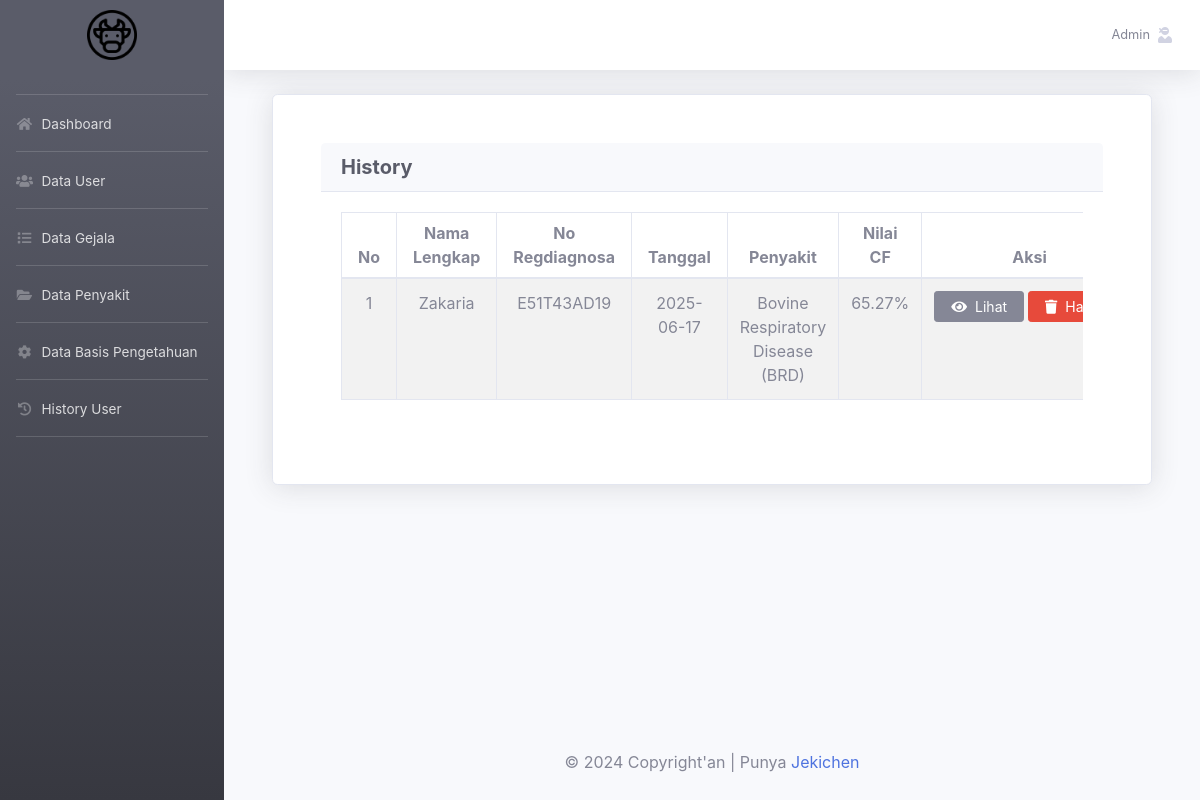
Screenshot of /admin/history.php (signed in) with the database file from the repository.
### tables this page shows
CREATE TABLE `tbl_hasil` (
  `id_hasil` int(11) NOT NULL,
  `id_akun` int(11) NOT NULL,
  `id_penyakit` int(11) DEFAULT NULL,
  `no_regdiagnosa` char(10) NOT NULL,
  `tgl_diagnosa` date NOT NULL,
  `nilai_cf` double NOT NULL,
  `status_simpan` int(11) DEFAULT 0
);

CREATE TABLE `tbl_akun` (
  `id_akun` int(11) NOT NULL,
  `nama_lengkap` varchar(100) NOT NULL,
  `username` varchar(50) NOT NULL,
  `password` varchar(255) NOT NULL,
  `role` enum('admin','user') NOT NULL,
  `dibuat` timestamp NOT NULL DEFAULT current_timestamp()
);

CREATE TABLE `tbl_penyakit` (
  `id_penyakit` int(11) NOT NULL,
  `nama_penyakit` varchar(100) NOT NULL,
  `keterangan` text DEFAULT NULL,
  `solusi` text DEFAULT NULL,
  `gambar` varchar(255) DEFAULT NULL
);

### admin/history.php (called while the page is built, shortened)
<?php
include 'index.php';
?>

### admin/history-content.php (the view, shortened to what this page needs)
<div class="container">
    <div class="card shadow p-5 mb-5">
        <div class="card-header">
            <h5 class="m-0 font-weight-bold text-dark">History</h5>
        </div>
        <div class="card-body">
            <div class="table-responsive">
                <table class="table table-bordered table-striped">
                    <thead>
                        <tr>
                            <th class="text-center px-3 py-2">No</th>
                            <th class="text-center px-3 py-2">Nama Lengkap</th>
                            <th class="text-center px-3 py-2">No Regdiagnosa</th>
                            <th class="text-center px-3 py-2">Tanggal</th>
                            <th class="text-center px-3 py-2">Penyakit</th>
                            <th class="text-center px-3 py-2">Nilai CF</th>
                            <th class="text-center px-3 py-2">Aksi</th>
                        </tr>
                    </thead>
                    <tbody>
                        <?php
                        $query = "SELECT h.no_regdiagnosa, h.tgl_diagnosa, h.nilai_cf,
                                         p.nama_penyakit AS penyakit_cf,
                                         a.nama_lengkap, a.id_akun
                                  FROM tbl_hasil h
                                  JOIN tbl_akun a ON h.id_akun = a.id_akun
                                  JOIN tbl_penyakit p ON h.id_penyakit = p.id_penyakit
                                  ORDER BY h.id_hasil DESC";
                        $result = mysqli_query($conn, $query);
                        $no = 1;
                        while ($row = mysqli_fetch_array($result)) { ?>
                            <tr>
                                <td class="text-center"><?= $no++; ?></td>
                                <td class="text-center"><?= htmlspecialchars($row['nama_lengkap']); ?></td>
                                <td class="text-center"><?= htmlspecialchars($row['no_regdiagnosa']); ?></td>
                                <td class="text-center"><?= htmlspecialchars($row['tgl_diagnosa']); ?></td>
                                <td class="text-center"><?= htmlspecialchars($row['penyakit_cf']); ?></td>
                                <td class="text-center"><?= htmlspecialchars($row['nilai_cf']); ?>%</td>
                                <td class="text-center">
                                    <div class="d-flex justify-content-center gap-2">
                                        <a href="detail-history.php?no_regdiagnosa=<?= urlencode($row['no_regdiagnosa']); ?>&id_akun=<?= urlencode($row['id_akun']); ?>" class="btn btn-secondary btn-sm d-flex align-items-center px-3 py-1 mr-1"><i class="fa fa-eye mr-2"></i> <span>Lihat</span></a>
                                        <a href="history.php?konfirmasi=hapus&no_regdiagnosa=<?= urlencode($row['no_regdiagnosa']); ?>" class="btn btn-danger btn-sm d-flex align-items-center px-3 py-1"><i class="fa fa-trash mr-2"></i> <span>Hapus</span></a>
                                    </div>
                                </td>
                            </tr>
                        <?php } ?>
                    </tbody>
                </table>
            </div>
        </div>
    </div>
</div>

### rows the page displays
tbl_hasil: id_akun.nama_lengkap "Zakaria", no_regdiagnosa "E51T43AD19", tgl_diagnosa "2025-06-17", id_penyakit.nama_penyakit "Bovine Respiratory Disease (BRD)", nilai_cf "65.27"

### other values shown
$_SESSION['username'] "Admin"
